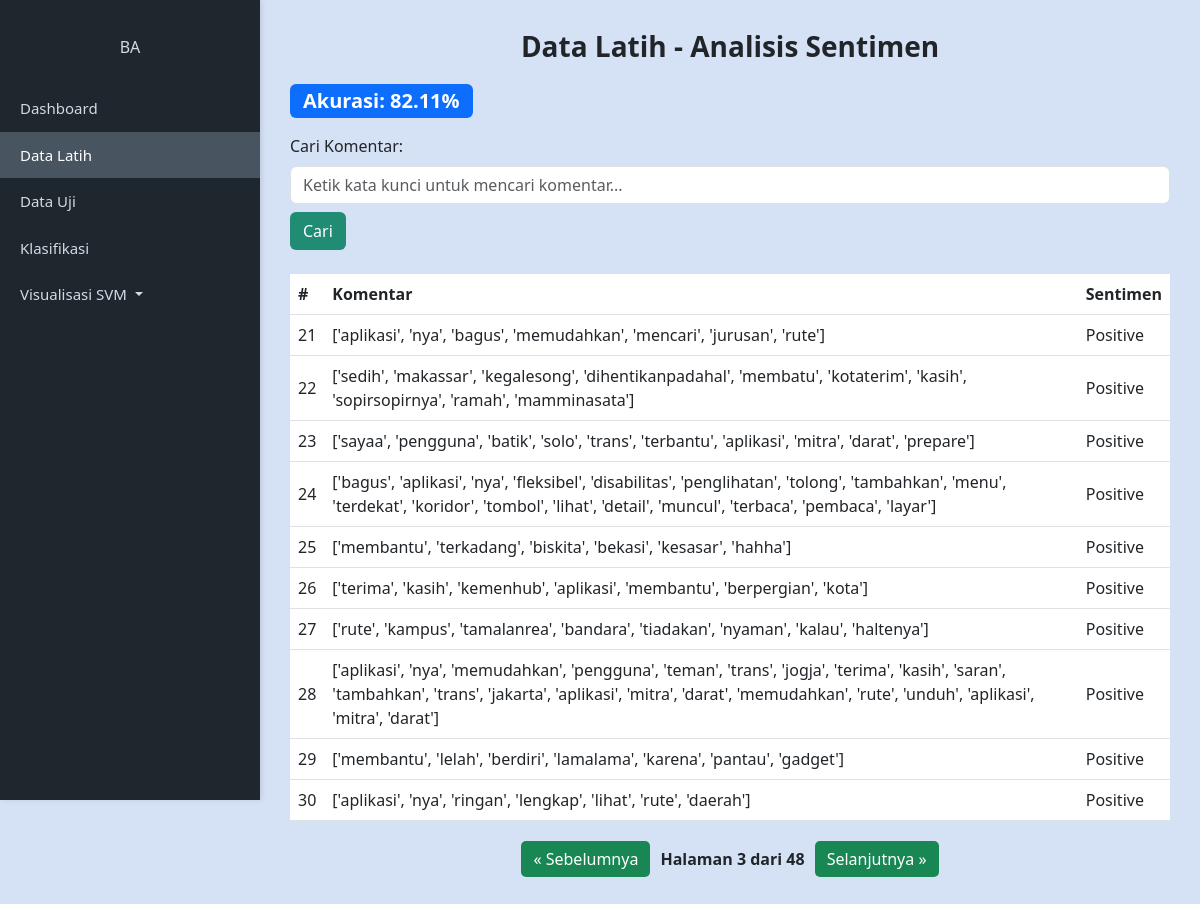
/?page=3, run on the app's committed database.
### tables this page shows
CREATE TABLE "komentar" (
"komentar" TEXT,
  "sentimen" TEXT
);

### main.py (the view)
@app.route('/', methods=['GET'])
def index():
    search_query = request.args.get('search', default="", type=str)
    page = request.args.get('page', default=1, type=int)
    per_page = 10
    offset = (page - 1) * per_page
    conn = sqlite3.connect('DatabaseKAI.db')
    conn.row_factory = sqlite3.Row
    cursor = conn.cursor()
    cursor.execute("SELECT COUNT(*) FROM komentar WHERE komentar LIKE ?", ('%' + search_query + '%',))
    total_rows = cursor.fetchone()[0]
    total_pages = math.ceil(total_rows / per_page)
    cursor.execute("SELECT * FROM komentar WHERE komentar LIKE ? LIMIT ? OFFSET ?", ('%' + search_query + '%', per_page, offset))
    rows = cursor.fetchall()
    highlighted_rows = []
    for row in rows:
        komentar = row["komentar"]
        if search_query:
            pattern = re.compile(re.escape(search_query), re.IGNORECASE)
            komentar = pattern.sub(lambda m: f"<mark>{m.group(0)}</mark>", komentar)
        highlighted_rows.append({
            "komentar": Markup(komentar),
            "sentimen": row["sentimen"]
        })
    with open('./static/akurasi.txt', 'r') as f:
        akurasi_nilai = float(f.read())
    cursor.execute("SELECT COUNT(*) FROM komentar WHERE sentimen='Positif'")
    positif_count = cursor.fetchone()[0]
    cursor.execute("SELECT COUNT(*) FROM komentar WHERE sentimen='Negatif'")
    negatif_count = cursor.fetchone()[0]
    total_count = positif_count + negatif_count
    positif_percent = (positif_count / total_count) * 100 if total_count > 0 else 0
    negatif_percent = (negatif_count / total_count) * 100 if total_count > 0 else 0
    conn.close()
    return render_template('index.html',
                           tabel=highlighted_rows,
                           current_page=page,
                           total_pages=total_pages,
                           search_query=search_query,
                           akurasi=round(akurasi_nilai, 2),
                           positif_percent=round(positif_percent, 2),
                           negatif_percent=round(negatif_percent, 2)
                           )

### templates/index.html (shortened to what this page needs)
    <!DOCTYPE html>
    <html lang="id">
    <head>
        <link href="https://cdn.jsdelivr.net/npm/bootstrap@5.3.0/dist/css/bootstrap.min.css" rel="stylesheet">
        <link rel="stylesheet" type="text/css" href="{{ url_for('static', filename='styles.css') }}">
    </head>
    <body>
        <div class="sidebar">
            <div class="profile">
                <h6 class="mt-2">BA</h6>
            </div>
            <a href="#" class="nav-link">Dashboard</a>
            <a href="#" class="nav-link active">Data Latih</a>
            <a href="#" class="nav-link">Data Uji</a>
            <a href="#" class="nav-link">Klasifikasi</a>
            <a class="nav-link dropdown-toggle" href="#" id="visualisasiDropdown" role="button" data-bs-toggle="dropdown" aria-expanded="false">
                Visualisasi SVM
            </a>
        </div>
        <div class="main-content">
            <h3 class="header-title">Data Latih - Analisis Sentimen</h3>
            <div class="d-flex justify-content-between align-items-center mb-3">
                <div class="badge bg-primary fs-5">Akurasi: {{ akurasi }}%</div>
            </div>
            <div class="mb-4">
                <label for="searchInput" class="form-label">Cari Komentar:</label>
                <form action="{{ url_for('index') }}" method="get">
                    <input type="text" id="searchInput" class="form-control" name="search" value="{{ search_query }}"
                        placeholder="Ketik kata kunci untuk mencari komentar..." />
                    <button class="btn btn-custom mt-2" type="submit">Cari</button>
                </form>
            </div>
            <table class="table">
                <thead>
                    <tr>
                        <th>#</th>
                        <th>Komentar</th>
                        <th>Sentimen</th>
                    </tr>
                </thead>
                <tbody>
                    {% for row in tabel %}
                    <tr>
                        <td>{{ loop.index + ((current_page - 1) * 10) }}</td>
                        <td>{{ row.komentar | safe }}</td>
                        <td>{{ row['sentimen'] }}</td>
                    </tr>
                    {% endfor %}
                </tbody>
            </table>
            <div class="pagination" style="margin-top: 20px;">
                {% if current_page > 1 %}
                <a href="{{ url_for('index', page=current_page-1) }}">&laquo; Sebelumnya</a>
                {% endif %}
                <span>Halaman {{ current_page }} dari {{ total_pages }}</span>
                {% if current_page < total_pages %} <a href="{{ url_for('index', page=current_page+1) }}">Selanjutnya
                    &raquo;</a>
                    {% endif %}
            </div>
        </div>
    </body>
    </html>

### static/styles.css (style rules this page uses)
body { margin: 0; font-family: 'Segoe UI', Tahoma, Geneva, Verdana, sans-serif; background-color: #d5e2f5; display: flex; }
.sidebar { width: 260px; background-color: #1e272e; color: #d2dae2; height: 100vh; position: fixed; box-shadow: 2px 0 5px rgba(0, 0, 0, 0.1); }
.sidebar .profile { text-align: center; padding: 30px 10px 20px; }
.sidebar .nav-link { color: #d2dae2; padding: 12px 20px; font-size: 15px; }
.sidebar .nav-link:hover, .sidebar .nav-link.active { background-color: #485460; color: #fff; }
.main-content { margin-left: 260px; padding: 30px; width: 100%; }
.header-title { font-weight: 600; margin-bottom: 20px; text-align: center; }
.btn-custom { background-color: #218c74; color: white; }
.table thead { background-color: #218c74; color: white; }
.table tbody tr td { vertical-align: middle; }
.pagination { display: flex; justify-content: center; align-items: center; gap: 10px; }
.pagination a { padding: 6px 12px; background-color: #198754; color: white; border-radius: 5px; text-decoration: none; }
.pagination span { font-weight: bold; }

### data on the page
komentar: komentar "['aplikasi', 'nya', 'bagus', 'memudahkan', 'mencari', 'jurusan', 'rute']", sentimen "Positive"
komentar: komentar "['sedih', 'makassar', 'kegalesong', 'dihentikanpadahal', 'membatu', 'kotaterim', 'kasih', 'sopirsopirnya', 'ramah', 'mamminasata']", sentimen "Positive"
komentar: komentar "['sayaa', 'pengguna', 'batik', 'solo', 'trans', 'terbantu', 'aplikasi', 'mitra', 'darat', 'prepare']", sentimen "Positive"
komentar: komentar "['bagus', 'aplikasi', 'nya', 'fleksibel', 'disabilitas', 'penglihatan', 'tolong', 'tambahkan', 'menu', 'terdekat', 'koridor', 'tombol', 'lihat', 'detail', 'muncul', 'terbaca', 'pembaca', 'layar']", sentimen "Positive"
komentar: komentar "['membantu', 'terkadang', 'biskita', 'bekasi', 'kesasar', 'hahha']", sentimen "Positive"
komentar: komentar "['terima', 'kasih', 'kemenhub', 'aplikasi', 'membantu', 'berpergian', 'kota']", sentimen "Positive"
komentar: komentar "['rute', 'kampus', 'tamalanrea', 'bandara', 'tiadakan', 'nyaman', 'kalau', 'haltenya']", sentimen "Positive"
komentar: komentar "['aplikasi', 'nya', 'memudahkan', 'pengguna', 'teman', 'trans', 'jogja', 'terima', 'kasih', 'saran', 'tambahkan', 'trans', 'jakarta', 'aplikasi', 'mitra', 'darat', 'memudahkan', 'rute', 'unduh', 'aplikasi', 'mitra', 'darat']", sentimen "Positive"
komentar: komentar "['membantu', 'lelah', 'berdiri', 'lamalama', 'karena', 'pantau', 'gadget']", sentimen "Positive"
komentar: komentar "['aplikasi', 'nya', 'ringan', 'lengkap', 'lihat', 'rute', 'daerah']", sentimen "Positive"

### other printed values
{{ akurasi }} "82.11"
{{ current_page }} "3"
{{ total_pages }} "48"
